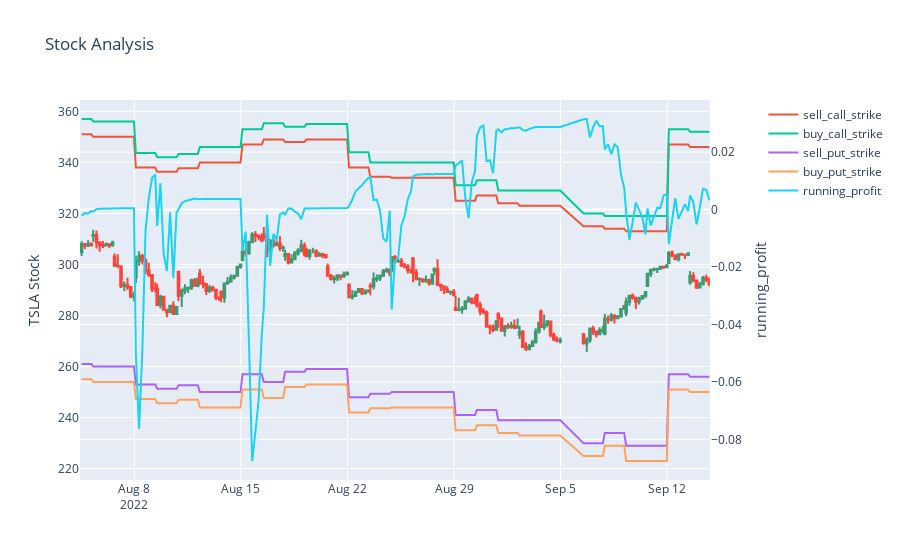

The code cell stored with this chart in its notebook:
### Code cell
plots.plot_candles_and_profit(ic, lines=ic_strat.legs)

### Figure 1 — Plotly figure (JSON) as saved in the notebook; plotly's stock layout.template omitted (floating-point values rounded to 4 significant figures; data arrays with more than 128 entries replaced by an {"elided": "..."} marker saying what was removed)
{"data": [{"close": {"elided": "200 float values"}, "high": {"elided": "200 float values"}, "low": {"elided": "200 float values"}, "open": {"elided": "200 float values"}, "showlegend": false, "type": "candlestick", "x": {"elided": "200 str values"}, "xaxis": "x", "yaxis": "y"}, {"name": "sell_call_strike", "type": "scatter", "x": {"elided": "200 str values"}, "y": {"elided": "200 float values"}}, {"name": "buy_call_strike", "type": "scatter", "x": {"elided": "200 str values"}, "y": {"elided": "200 float values"}}, {"name": "sell_put_strike", "type": "scatter", "x": {"elided": "200 str values"}, "y": {"elided": "200 float values"}}, {"name": "buy_put_strike", "type": "scatter", "x": {"elided": "200 str values"}, "y": {"elided": "200 float values"}}, {"name": "running_profit", "type": "scatter", "x": {"elided": "200 str values"}, "xaxis": "x", "y": {"elided": "200 float values"}, "yaxis": "y2"}], "layout": {"title": {"text": "Stock Analysis"}, "xaxis": {"anchor": "y", "domain": [0, 0.94], "rangebreaks": [{"bounds": ["sat", "mon"]}, {"bounds": [16.1, 9.5], "pattern": "hour"}], "rangeslider": {"visible": false}}, "yaxis": {"anchor": "x", "domain": [0, 1], "title": {"text": "TSLA Stock"}}, "yaxis2": {"anchor": "x", "overlaying": "y", "side": "right", "title": {"text": "running_profit"}}}}
